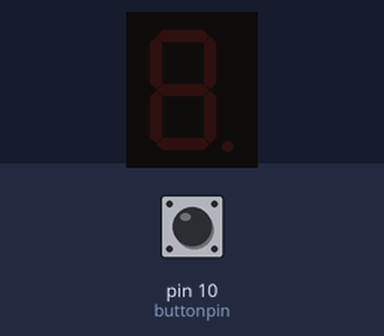
A sketch run on a simulated Arduino Uno, built with avr-gcc and run on an emulated ATmega328P. Shown: 1-digit seven-segment display. The test bench sets the inputs (shaded band); at power-on: pin 10 (buttonpin) LOW. Random numbers use the default seed unless the sketch sets one.

Above: at 1.2 s.
1.3 s: pin 10 (buttonpin) pulled HIGH for 3.2 s
At 2.1 s:
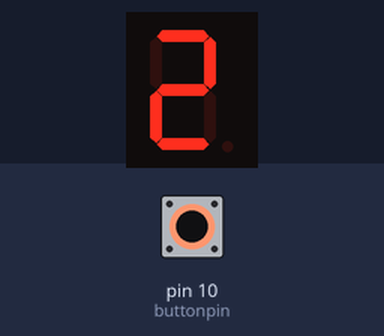
At 5.6 s:
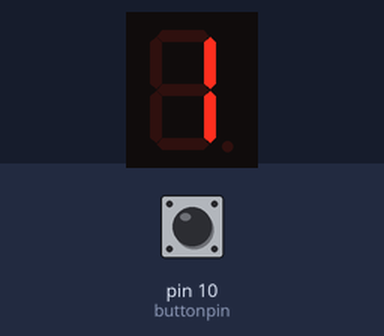
Timing chart, 0 to 7.1 s (numbered marks = the images above; inputs shaded):
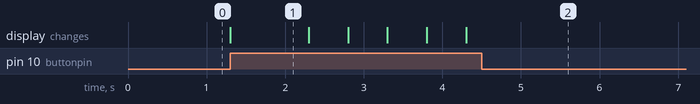

Measured:
- after the input at 1.3 s, the display: changes at once (image 1)
- what the display in image 1 shows lasts 1.0 s, from 1.3 s to 2.3 s

The sketch:

cod_tas.ino
```cpp
#include "SevSeg.h"
SevSeg sevseg;
int buttonpin = 10;
//int lastButtonstate = LOW;
int currenButtonState;
void setup() {
  byte numDigits = 1;
  byte digitPins[] = {};
  byte segmentPins[] = {3, 2, 8, 7, 6, 5, 4, 9};
  bool resistorsOnSegments = true;
  bool updateWithDelays = true;
  byte hardwareConfig = COMMON_ANODE; //
  sevseg.begin(hardwareConfig, numDigits, digitPins , segmentPins, resistorsOnSegments);
  pinMode(buttonpin, INPUT);
  sevseg.setBrightness(90);
}

void loop() {
  currenButtonState = digitalRead(buttonpin);
  if (currenButtonState == HIGH)
  {
    int randomNumber = random(1, 7); // put your main code here, to run repeatedly:
    sevseg.setNumber(randomNumber);
    sevseg.refreshDisplay();
    delay(500);
  }
//lastButtonstate = currenButtonState;
}
```
